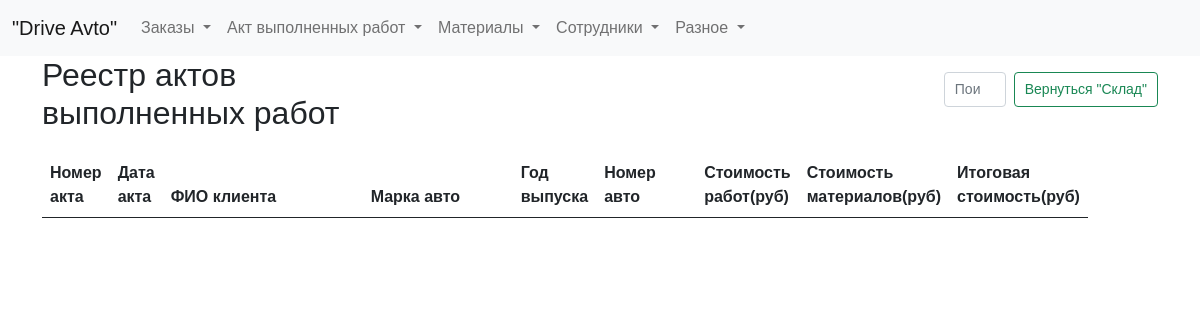
Page /list_act?page=2 on the earlier database version.
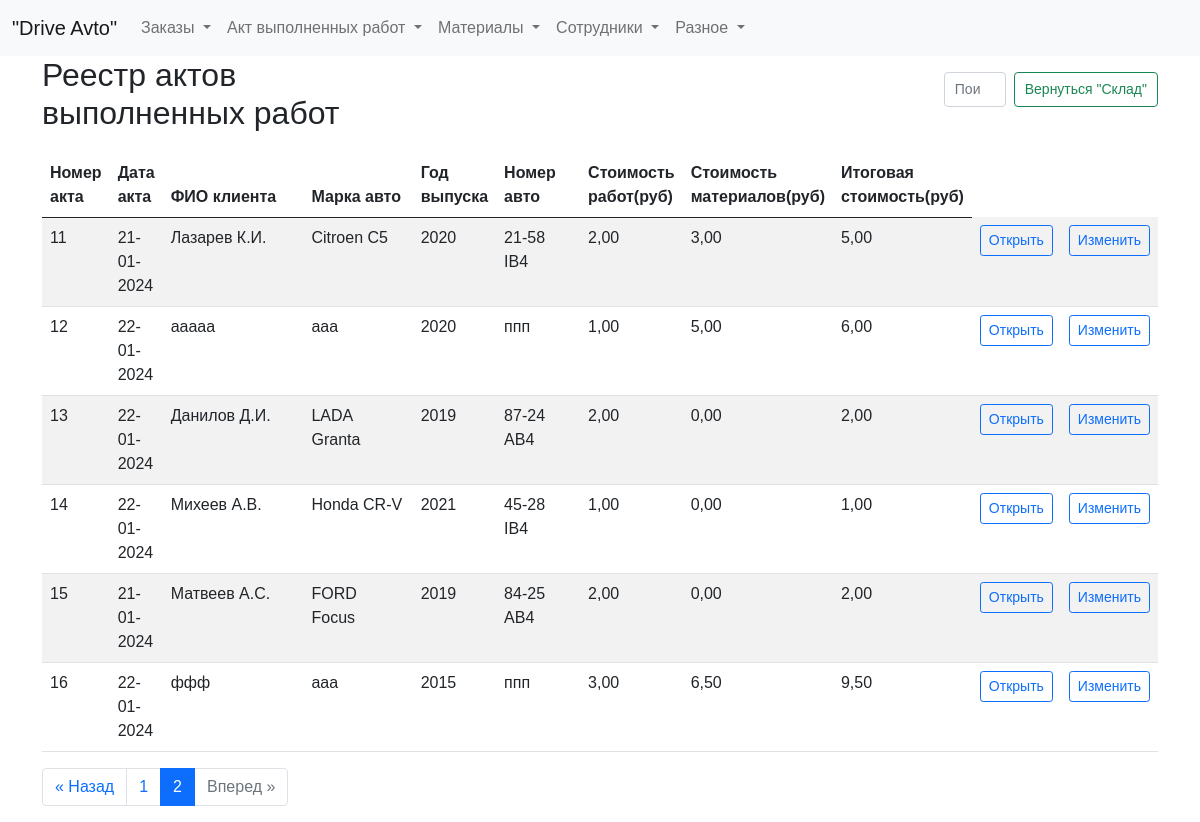
Same page on the later database version.
### tables this page shows
CREATE TABLE log (
id integer PRIMARY KEY AUTOINCREMENT,
date_order text NOT NULL,
name_customer text NOT NULL,
brand_car text NOT NULL,
year_car text NOT NULL,
number_car text NOT NULL,
text_order text NOT NULL,
id_act integer
);

### fcompany.py (the view)
@app.route("/list_act")
def showList_act():
    page = request.args.get('page', 1, type=int)
    per_page = 10  # Количество элементов на странице
    list_act_query = dbase.getList_act()  # Получаем все элементы реестра
    total_items = len(list_act_query)  # Получаем общее количество элементов
    total_pages = ceil(total_items / per_page)  # Вычисляем общее количество страниц
    start_index = (page - 1) * per_page
    end_index = start_index + per_page
    list_act = list_act_query[start_index:end_index]  # Получаем элементы текущей страницы
    pagination = {
        'page': page,
        'per_page': per_page,
        'total_pages': total_pages,
        'total_items': total_items
    }
    return render_template("list_act.html", title="Реестр", list_act=list_act, pagination=pagination)

### fcompany.py (called while the page is built)
def connect_db():  # общая функция для установления соединения с БД
    conn = sqlite3.connect(app.config['DATABASE'])
    conn.row_factory = sqlite3.Row  # записи будут представлены не в виде кортежей, а в виде словаря (для исп в шаблонах)
    return conn

def get_db():
    if not hasattr(g, 'link_db'):
        g.link_db = connect_db()
    return g.link_db

@app.before_request
def before_request():
    global dbase
    db = get_db()
    dbase = FDataBase(db)

### templates/list_act.html (shortened to what this page needs)
{% extends 'base.html' %}
{% block content %}
<div class="header-container">
  <h2>Реестр актов выполненных работ</h2>
  <form class="d-flex search-form" role="search">
    <input class="form-control me-2 narrow-search" type="search" id="searchInput" placeholder="Поиск" aria-label="Search">
    <button class="btn btn-outline-success narrow-button" type="submit">Вернуться "Склад"</button>
  </form>
</div>
<div class="table-responsive">
<table id="myTable" class="table table-striped max-width: 100%">
  <thead>
    <tr>
      <th scope="col" style="width: 50px;">Номер акта</th>
      <th scope="col" style="width: 50px;">Дата акта</th>
      <th scope="col" style="width: 200px;">ФИО клиента</th>
      <th scope="col" style="width: 150px;">Марка авто</th>
      <th scope="col" style="width: 50px;">Год выпуска</th>
      <th scope="col" style="width: 100px;">Номер авто</th>
      <th scope="col" style="width: 50px;">Стоимость работ(руб)</th>
      <th scope="col" style="width: 50px;">Стоимость материалов(руб)</th>
      <th scope="col" style="width: 100px;">Итоговая стоимость(руб)</th>
    </tr>
  </thead>
  <tbody>
    {% for row in list_act %}
    <tr>
        <td>{{ row.id_act }}</td>
        <td>{{ row.date_act }}</td>
        <td>{{ row.name_customer }}</td>
        <td>{{ row.brand_car }}</td>
        <td>{{ row.year_car }}</td>
        <td>{{ row.number_car }}</td>
        <td>{{ ( '%.2f' % (row.total_work / 100) ) | replace('.', ',') }}</td>
        <td>{{ ( '%.2f' % (row.total_materials / 100) ) | replace('.', ',') }}</td>
        <td>{{ ( '%.2f' % (row.total_price / 100) ) | replace('.', ',') }}</td>
        <td>
            <a href="/final_act/{{ row.id_act }}" class="btn btn-outline-primary btn-sm">Открыть</a>
        </td>
        <td>
            <a href="/edit_final_act/{{ row.id_act }}" class="btn btn-outline-primary btn-sm">Изменить</a>
      </td>
    </tr>
    {% endfor %}
  </tbody>
</table>
</div>
{% if pagination.total_items > pagination.per_page %}
<nav aria-label="Page navigation">
  <ul class="pagination justify-content-center">
    {% if pagination.page > 1 %}
      <li class="page-item"><a class="page-link" href="{{ url_for('showList_act', page=pagination.page-1) }}">&laquo; Назад</a></li>
    {% else %}
      <li class="page-item disabled"><span class="page-link">&laquo; Назад</span></li>
    {% endif %}
    {% for page_num in range(1, pagination.total_pages+1) %}
      {% if page_num == pagination.page %}
        <li class="page-item active"><span class="page-link">{{ page_num }}</span></li>
      {% else %}
        <li class="page-item"><a class="page-link" href="{{ url_for('showList_act', page=page_num) }}">{{ page_num }}</a></li>
      {% endif %}
    {% endfor %}
    {% if pagination.page < pagination.total_pages %}
      <li class="page-item"><a class="page-link" href="{{ url_for('showList_act', page=pagination.page+1) }}">Вперед &raquo;</a></li>
    {% else %}
      <li class="page-item disabled"><span class="page-link">Вперед &raquo;</span></li>
    {% endif %}
  </ul>
</nav>
{% endif %}
{% endblock %}

Differences in the rows shown:
now on this page (row edited): log: id_act "11", date_act "21-01-2024", name_customer "Лазарев К.И.", brand_car "Citroen C5", year_car "2020", number_car "21-58 IB4", total_work "2,00", total_materials "3,00", total_price "5,00"
added log: id_act "12", date_act "22-01-2024", name_customer "ааааа", brand_car "ааа", year_car "2020", number_car "ппп", total_work "1,00", total_materials "5,00", total_price "6,00"
now on this page (row edited): log: id_act "13", date_act "22-01-2024", name_customer "Данилов Д.И.", brand_car "LADA Granta", year_car "2019", number_car "87-24 АВ4", total_work "2,00", total_materials "0,00", total_price "2,00"
now on this page (row edited): log: id_act "14", date_act "22-01-2024", name_customer "Михеев А.В.", brand_car "Honda CR-V", year_car "2021", number_car "45-28 IB4", total_work "1,00", total_materials "0,00", total_price "1,00"
now on this page (row edited): log: id_act "15", date_act "21-01-2024", name_customer "Матвеев А.С.", brand_car "FORD Focus", year_car "2019", number_car "84-25 АВ4", total_work "2,00", total_materials "0,00", total_price "2,00"
added log: id_act "16", date_act "22-01-2024", name_customer "ффф", brand_car "ааа", year_car "2015", number_car "ппп", total_work "3,00", total_materials "6,50", total_price "9,50"
Other differences:
text now shown: "« Назад Вперед »"
new list line: "1"
new list line: "2"
